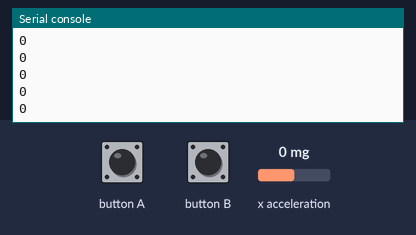
The program below on a simulated BBC micro:bit running MicroPython. Shown: the last lines printed to the serial console. Inputs (shaded band) come from the test bench; at power-on: x acceleration 0 mg.

Above: at 1.2 s.
1.3 s: x acceleration set to -1440 mg
At 2.1 s:
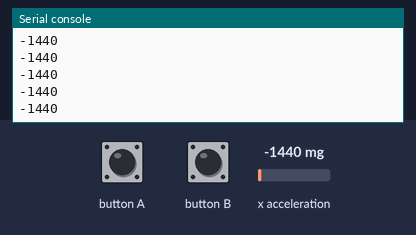
2.8 s: button A pressed for 0.15 s
4.4 s: button B pressed for 0.15 s
6.0 s: x acceleration set to -750 mg
At 7.0 s:
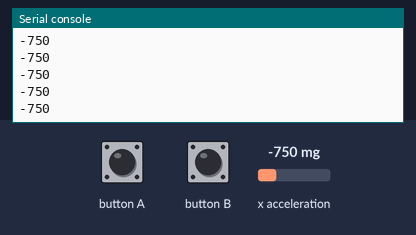
Timing chart, 0 to 8.5 s (numbered marks = the images above; inputs shaded):
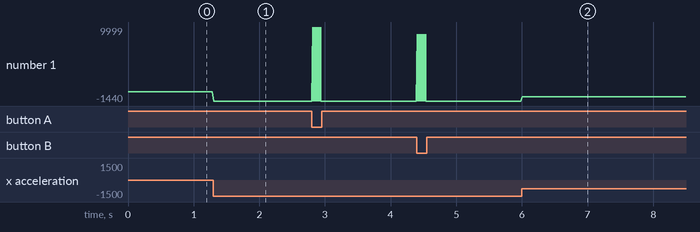

Measured:
- after the input at 1.3 s, the serial console: prints a new line at once (image 1)
- after the input at 6.0 s, the serial console: prints a new line at once (image 2)
- plotted number 1: 0 → -1440 after the input at 1.3 s, -1440 → -750 after the input at 6.0 s

The program:

space_micro.py
```python
from microbit import *

uart.init(baudrate=115200, tx=None, rx=None)

while True:
    if button_a.is_pressed():
        print("9999")
    if button_b.is_pressed():
        print("8888")
    x = accelerometer.get_x()
    print(x)
    sleep(20)
```
